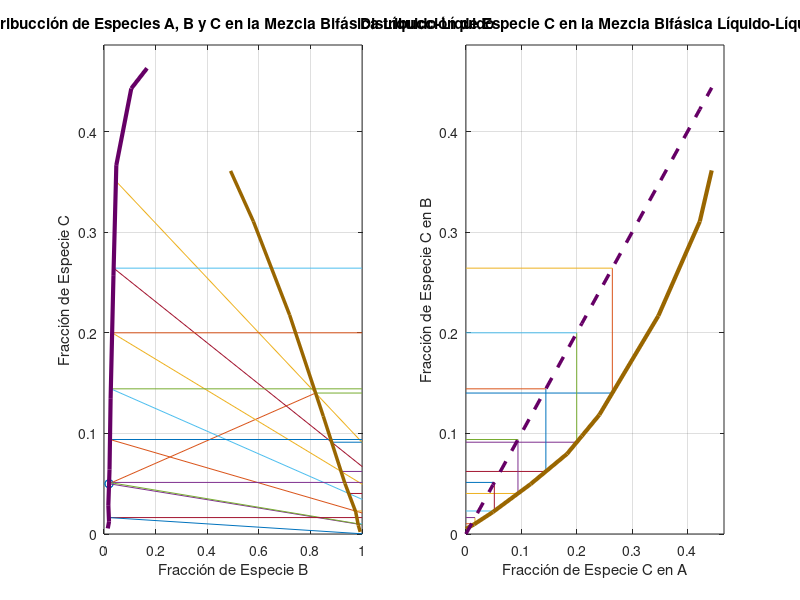

The MATLAB script that drew this image:
%{
- Título / Title: 
     Extracción Líquido-Líquido con Flujo Paralelo y en Contracorriente / Liquid-Liquid Extraction with Parallel Flow and Counterflow
- Fecha de Creación / Creation Date: 
     24 de enero de 2024 / January 24th, 2024
- Fecha de Última Edición / Last Edition Date:
     24 de enero de 2024 / January 24th, 2024
- Creado por / Created by:
     Priscilla Guerrero
%}


% Datos:
     % Fase mayoritaria en A:
     VBenA = [0.014615443 0.019440585 0.016834146 0.021379258 0.025579717 0.036608614 0.047755986 0.105690006 0.1666182]; % Eje X
     VCenA = [0.005560223 0.012189408 0.02869775 0.063960063 0.134463149 0.256758431 0.366939696 0.443186102 0.463278297]; % Eje Y
     % Fase mayoritaria en B:
     VBenB = [0.4903551 0.578866307 0.719140091 0.849709738 0.933492735 0.975335767 0.985244542 0.992643812]; % Eje X
     VCenB = [0.361180221 0.310909345 0.217914957 0.117168568 0.050357039 0.021907008 0.0087348 0.002159467]; % Eje Y
     % Distribución de C:
     VCenAeq = [0 0.014626213 0.048736093 0.116923541 0.182644566 0.209365946 0.24094478 0.347561041 0.422436912 0.443945416]; % Eje X
     %VCenBeq = [0 0.014626213 0.048736093 0.116923541 0.182644566 0.209365946 0.24094478 0.347561041 0.422436912 0.443945416];
     VCenBeq = [0.005105173 0.009574892 0.021839693 0.049673118 0.079698321 0.097437182 0.118501406 0.216988702 0.310930886 0.36168643]; % Eje Y

     Sistema = "Contracorriente";

switch(Sistema)
     case "Paralelo"

% 1. CONSIDERACIONES INICIALES:
     % Composiciones:
          FF = 200; xFA = 0.5; xFB = 0.05; xFC = 1 - xFA - xFB; FFA = FF * xFA; FFB = FF * xFB; FFC = FF * xFC; % Flujo Alimentación Muestra
          FS = 100; xSA = 0.01; xSB = 0.98; xSC = 1 - xSA - xSB; FSA = FS * xSA; FSB = FS * xSB; FSC = FS * xSC; % Flujo Alimentación Solvente
          FM = FF + FS; FMA = FFA + FSA; FMB = FFB + FSB; FMC = FFC + FSC; xMA = FMA / FM; xMB = FMB / FM; xMC = 1 - xMA - xMB; % Flujo Mezcla Alimentación
% 2. ESTABLECIMIENTO DE CICLO DE CONTEO DE ETAPAS
     %{
          Descripción del Procedimiento:
          1. Definir valores iniciales de F y S, para luego calcular M.
          2. Encontrar el equilibrio
               2a. Tomar valor máximo en X del equilibrio y ubicarlo en la recta de 45°.
               2b. Buscar intervalo de equilibrio apropiado sobre el eje X.
               2c. Determinar el respectivo valor sobre el equilibrio.
               2d. Buscar intervalo de distribución apropiado para el valor de la recta de 45° con respecto a la izquierda del domo.
               2e. Determinar el respectivo valor sobre la izquierda del domo
               2f. Buscar intervalo de distribución apropiado para el valor de la curva de equilibrio con respecto a la derecha del domo.
               2g. Determinar el respectivo valor sobre la derecha del domo
               2h. Determinar la ecuación de la recta entre los cortes de ambos lados.
               2i. Verificar que M se encuentre dentro de una tolerancia apropiada.
               2j. Continuar verificando haciendo decrementos moderados del valor y repetir desde el Paso 2b.
          3. Resolver el sistema de ecuaciones y determinar E y R:
          4. Calcular M para la siguiente etapa:
     %}
          

          Tol = 0.00005;
          Intentos = 100000; Incremento = 0.0001;
          Etapas = 10;
          j = 0;
%__________________________________________________________________________________________________
     while j < Etapas
          % Paso 2a: Valor sobre Recta de 45°
          Error = 1; k = 1;
          xa = min([max(VCenA), max(VCenB), max(VCenAeq), max(VCenBeq)] * 0.95); ya = xa;

          while Error > Tol
          % Paso 2b: Buscar intervalo en el equilibrio
               xa = xa - Incremento; ya = xa;
     
               for i = 1 : length(VCenAeq) - 1
                    if VCenAeq(length(VCenAeq) - i + 1) > xa && VCenAeq(length(VCenAeq) - i) < xa
          
               % Paso 2c: Ubicar valor de Recta de 45° sobre el equilibrio
                    % Ecuación de la Recta:
                    xb1 = VCenAeq(length(VCenAeq) - i); xb2 = VCenAeq(length(VCenAeq) - i + 1);
                    yb1 = VCenBeq(length(VCenBeq) - i); yb2 = VCenBeq(length(VCenBeq) - i + 1);
                    Mb = (yb2 - yb1) / (xb2 - xb1); Bb = yb1 - Mb * xb1;
                    % (Y - Y1) = m * (X - X1) -> -> Y  = m * X + (Y1 - m * X1)
                    Linab = @(x) Mb * x + Bb;
                    xb = xa; yb = Linab(xb);         
                    end
               end
     
               % Paso 2d: Buscar intervalo desde Recta de 45° a Curva de la Izquierda
               for i = 1 : length(VCenA) - 1
                    if VCenA(length(VCenA) - i + 1) > ya && VCenA(length(VCenA) - i) < ya
                    
               % Paso 2e: Ubicar valor de Recta de 45° sobre la izquierda del domo:
                    % Ecuación de la Recta:
                    xc1 = VBenA(length(VBenA) - i); xc2 = VBenA(length(VBenA) - i + 1);
                    yc1 = VCenA(length(VCenA) - i); yc2 = VCenA(length(VCenA) - i + 1);
                    Mc = (yc2 - yc1) / (xc2 - xc1); Bc = yc1 - Mc * xc1;
                    % (Y - Y1) = m * (X - X1) -> -> Y  = m * X + (Y1 - m * X1) -> -> X = [Y - (Y1 - m * X1)] / m
                    Linac = @(y) (y - Bc) / Mc;
                    yc = ya; xc = Linac(yc);
                    end
               end
     
               % Paso 2f: Buscar intervalo desde Curva de Equilibrio a Curva de la Derecha
               for i = 1 : length(VCenB) - 1
                    if (VCenB(length(VCenB) - i + 1) < yb && VCenB(length(VCenB) - i) > yb) % Orden revertido requerido
          
               % Paso 2g: Ubicar valor de Curva de Equilibrio sobre la derecha del domo:
                    % Ecuación de la Recta:
                    xd1 = VBenB(length(VBenB) - i); xd2 = VBenB(length(VBenB) - i + 1);
                    yd1 = VCenB(length(VCenB) - i); yd2 = VCenB(length(VCenB) - i + 1);
                    Md = (yd2 - yd1) / (xd2 - xd1); Bd = yd1 - Md * xd1;
                    % (Y - Y1) = m * (X - X1) -> -> Y  = m * X + (Y1 - m * X1) -> -> X = [Y - (Y1 - m * X1)] / m
                    Linbd = @(y) (y - Bd) / Md;
                    yd = yb; xd = Linbd(yd);
                    end
               end
          
               % Paso 2h: Ecuación de la Recta entre Izquierda y Derecha
                    MID = (yc - yd) / (xc - xd); BID = yd - MID * xd;
                    LinID = @(x) MID * x + BID;
     
               % Paso 2i: Verificar Exactitud de la curva con el valor de x
                    yMC = LinID(xMB);
                    Error = abs(yMC - xMC);
                    
                    if k > Intentos
                         Error = 0;
                    end
                    
                    k = k + 1;
     
               end
               
               k = 1;
               
               % Gráfica:
                    subplot(1, 2, 2);
                    plot([xa, xb], [ya, yb], "Color", [0.4 0.8 0.2], "linewidth", 1.5); hold on; % Línea Vertical entre Recta de 45° (xa, ya) y Curva de Equilibrio (xb, yb)
                    plot([0, xa], [ya, yc], "Color", [1.0 0.2 0.6], "linewidth", 1.5); hold on; % Línea Horizontal entre Recta de 45° (xa, ya) y Domo Izquierdo (xc, yc)
                    plot([0, xb], [yb, yd], "Color", [1.0 0.8 0.2], "linewidth", 1.5); hold on; % Línea Horizontal entre Curva de Equilibrio (xb, yb) y Domo Derecho (xd, yd)
                    subplot(1, 2, 1);
                    plot([xc, 1], [yc, ya], "Color", [1.0 0.2 0.6], "linewidth", 1.5); hold on; % Línea Horizontal entre Recta de 45° (xa, ya) y Domo Izquierdo (xc, yc)
                    plot([xd, 1], [yd, yb], "Color", [1.0 0.8 0.2], "linewidth", 1.5); hold on; % Línea Horizontal entre Curva de Equilibrio (xb, yb) y Domo Derecho (xd, yd)
                    plot([xc, xd], [yc, yd], "Color", [0.4 0.8 0.2], "linewidth", 1.5); hold on; % Línea en el Interior del Domo entre los dos equilibrios
                    plot([xc, xSB], [yc, xSC], "Color", [0.0 0.4 0.0], "linewidth", 1.5); hold on; % Línea desde Domo Izquierdo (xc, yc) y punto de solvente

     % PASO 3:
          % (xc, yc): (B en Refinado, C en Refinado) / (xd, yd): (B en Extracto, C en Extracto)
          xRB = xc; xRC = yc; xRA = 1 - xRB - xRC; xEB = xd; xEC = yd; xEA = 1 - xEB - xEC;

          % Sistema de ecuaciones:
               % FMA = xRA * FR + xEA * FE / FMB = xRB * FR + xEB * FE / FMC = xRC * FR + xEC * FE
               % FR = -(xEA * FE) / xRA + FMA / xRA <= => Y = P * X + Q 
               % Y = m1 * X + b1; Y = m2 * X + b2 -> -> Y = Y -> -> m1 * X + b1 = m2 * X + b2 -> -> X = - (b1 - b2) / (m1 - m2)
               
          PA = -xEA / xRA; QA = FMA / xRA; EcA = @(X) PA * X + QA; 
          PB = -xEB / xRB; QB = FMB / xRB; EcB = @(X) PB * X + QB; 
          PC = -xEC / xRC; QC = FMC / xRC; EcC = @(X) PC * X + QC; 

          SolAB = -(QA - QB) / (PA - PB); SolAC = -(QA - QC) / (PA - PC); SolBC = -(QB - QC) / (PB - PC); PromSol = (SolAB + SolAC + SolBC) / 3;

          FE = PromSol; FEA = FE * xEA; FEB = FE * xEB; FEC = FE * xEC;
          FR = FM - FE; FRA = FR * xRA; FRB = FR * xRB; FRC = FR * xRC;
     % Recoger Información: Etapa, FM, FMA, XMA, FMB, XMB, FMC, XMC, FE, FEA, XEA, FEB, XEB, FEC, XEC, FR, FRA, XRA, FRB, XRB, FRC, XRC
          FilaInfo(j + 1, :) = [j + 1, FM, FMA, xMA, FMB, xMB, FMC, xMC, FE, FEA, xEA, FEB, xEB, FEC, xEC, FR, FRA, xRA, FRB, xRB, FRC, xRC];

     % Paso 4: Repetir
          FS = 100; xSA = 0.01; xSB = 0.98; xSC = 1 - xSA - xSB; FSA = FS * xSA; FSB = FS * xSB; FSC = FS * xSC; % Flujo Alimentación Solvente
          FMA = FSA + FRA; FMB = FSB + FRB; FMC = FSC + FRC; FM = FMA + FMB + FMC; xMA = FMA / FM; xMB = FMB / FM; xMC = FMC / FM;

          j = j + 1; xa = 0; ya = 0; xb = 0; yb = 0; xc = 0; yc = 0; xd = 0; yd = 0; Error = 1;
     
     end


% 3. ENTREGA DE INFORMACIÓN:
     % Primera Gráfica: Concentración de Especie B (x) vs Concentración de Especie C (y)
          Amp = 1.05;
          % Detalles Globales:
          subplot(1, 2, 1); hold on; axis([0 1 0 max([max(VCenA), max(VCenB), max(VCenBeq)]) * Amp]); hold on;
          xlabel("Fracción de Especie B"); ylabel("Fracción de Especie C"); hold on;
          title("Distribucción de Especies A, B y C en la Mezcla Bifásica Líquido-Líquido"); grid on; hold on;
          % Gráfica de Equilibrio:        
          plot(VBenA, VCenA, "Color", [0.4 0.0 0.4], "linewidth", 3); hold on; % Curva de Distribución en Mayoritaria de A (Púrpura)
          plot(VBenB, VCenB, "Color", [0.6 0.4 0.0], "linewidth", 2.5); hold on; % Curva de Distribución en Mayoritaria de B (Marrón)
          % Detalles Adicionales
          plot(FilaInfo(:, 6), FilaInfo(:, 8), "o", "Color", [0.0 0.0 0.0], "linewidth", 3); hold on; % Puntos M
          plot([xFB, xSB], [xFC, xSC], "Color", [0.0 0.4 0.0], "linewidth", 1.5); hold on; % Recta Alimentación - Solvente

     % Segunda Gráfica: Concentración de Especie C en A (x) vs Concentración de Especie C en B (y)
          % Detalles Globales:
          subplot(1, 2, 2); hold on; axis([0 max(VCenAeq) * Amp 0 max([max(VCenA), max(VCenB), max(VCenBeq)]) * Amp]); hold on;
          xlabel("Fracción de Especie C en A"); ylabel("Fracción de Especie C en B"); hold on;
          title("Distribucción de Especie C en la Mezcla Bifásica Líquido-Líquido"); grid on; hold on;
          % Gráfica de Equilibrio:        
          plot(VCenAeq, VCenBeq, "Color", [0.6 0.4 0.0], "linewidth", 3); hold on; % Curva de Equilibrio (Marrón)
          plot(VCenAeq, VCenAeq, "--", "Color", [0.4 0 0.4], "linewidth", 2.5); hold on; % Línea de 45° (Púrpura)
          
     % Tabla:
     Tabla = ["Etapa", "FM", "FMA", "XMA", "FMB", "XMB", "FMC", "XMC", "FE", "FEA", "XEA", "FEB", "XEB", "FEC", "XEC", "FR", "FRA", "XRA", ...
               "FRB", "XRB", "FRC", "XRC";
               FilaInfo];
     disp(Tabla)









     case "Contracorriente"

% 1. CONSIDERACIONES GENERALES
     % Composiciones:
          FF = 200; xFA = 0.6; xFB = 0.05; xFC = 1 - xFA - xFB; FFA = FF * xFA; FFB = FF * xFB; FFC = FF * xFC; % Flujo Alimentación Muestra
          FS = 400; xSA = 0.01; xSB = 0.98; xSC = 1 - xSA - xSB; FSA = FS * xSA; FSB = FS * xSB; FSC = FS * xSC; % Flujo Alimentación Solvente
          FM = FF + FS; FMA = FFA + FSA; FMB = FFB + FSB; FMC = FFC + FSC; xMA = FMA / FM; xMB = FMB / FM; xMC = 1 - xMA - xMB;  % Flujo Mezcla Global
          xRnpA = 0; xRnpB = 0; xRnpC = 0.05;

% 2. ESTABLECIMIENTO DE CICLO DE CONTEO DE ETAPAS
%{
     1. Caracterizar el estado Rnp
     2. Establecer la ecuación de recta global (RNP - M - E1)
     3. Buscar el intervalo en el domo de la derecha apropiado para determinar el valor de E1.
     4. Establecer ecuaciones de recta F - E1 - DeltaR y RNP - S - DeltaR
     5. Determinar el valor de Delta R
     6. Transporte desde E1 hasta curva de equilibrio
     7. Tomar valor en recta de 45°
     8. Transporte desde 45° hasta domo izquierdo
     9. Recta Pivote desde domo izquierdo hasta DeltaR
     10. Determinar E2 y continuar

%}

% PASO 1:
     for i = 1 : length(VCenA) - 1
          if VCenA(length(VCenA) - i + 1) > xRnpC && VCenA(length(VCenA) - i) < xRnpC
               xa1 = VBenA(length(VBenA) - i + 1); xa2 = VBenA(length(VBenA) - i); 
               ya1 = VCenA(length(VCenA) - i + 1); ya2 = VCenA(length(VCenA) - i); 
               Ma = (ya2 - ya1) / (xa2 - xa1); Ba = ya1 - Ma * xa1; LinNP = @(y) (y - Ba) / Ma;
               % (Y - Y1) = m * (X - X1) -> -> Y  = m * X + (Y1 - m * X1) -> -> X = [Y - (Y1 - m * X1)] / m 
               xRnpB = LinNP(xRnpC); xRnpA = 1 - xRnpB - xRnpC;
               subplot(1, 2, 1)
               plot([xRnpB xRnpB], [xRnpC xRnpC], "o"); hold on;
          end
     end
     
% PASO 2:
     x1Lin1 = xRnpB; y1Lin1 = xRnpC; x2Lin1 = xMB; y2Lin1 = xMC;
     MLin1 = (y2Lin1 - y1Lin1) / (x2Lin1 - x1Lin1); BLin1 = y2Lin1 - MLin1 * x2Lin1; Lin1 = @(x) MLin1 * x + BLin1;

% PASO 3:
     for i = 1 : length(VCenB) - 1
          x1CorE1 = VBenB(length(VBenB) - i + 1); x2CorE1 = VBenB(length(VBenB) - i); 
          y1CorE1 = VCenB(length(VCenB) - i + 1); y2CorE1 = VCenB(length(VCenB) - i); 
          MCorE1 = (y2CorE1 - y1CorE1) / (x2CorE1 - x1CorE1); BCorE1 = y2CorE1 - MCorE1 * x2CorE1; LinCorE1 = @(x) MCorE1 * x + BCorE1; %@(y) (y - Ba) / Ma;
          
          x3CorE1 = -(BCorE1 - BLin1) / (MCorE1 - MLin1);

          if VBenB(length(VBenB) - i + 1) > x3CorE1 && x3CorE1 > VBenB(length(VBenB) - i)
               x3CorE1T = x3CorE1;
               y3CorE1T = LinCorE1(x3CorE1T);
          end
     end

         plot([xRnpB x3CorE1T], [xRnpC y3CorE1T]); hold on; % Recta     % plot([0 1], [xMC xMC]); hold on; plot([xMB xMB], [0 1]); hold on;

% PASO 4:
     % Recta F-E1-DeltaR
     x1FE1DR = xFB; y1FE1DR = xFC; x2FE1DR = x3CorE1T; y2FE1DR = y3CorE1T;
     MFE1DR = (y2FE1DR - y1FE1DR) / (x2FE1DR - x1FE1DR); BFE1DR = y1FE1DR - MFE1DR * x1FE1DR; LinFE1R = @(x) MFE1DR * x + BFE1DR;
     % (Y - Y1) = m * (X - X1) -> -> Y  = m * X + (Y1 - m * X1) -> -> X = [Y - (Y1 - m * X1)] / m 

     % Recta Rnp-S-DeltaR
     x1RnpSDR = xRnpB; y1RnpSDR = xRnpC; x2RnpSDR = xSB; y2RnpSDR = xSC;
     MRnpSDR = (y2RnpSDR - y1RnpSDR) / (x2RnpSDR - x1RnpSDR); BRnpSDR = y1RnpSDR - MRnpSDR * x1RnpSDR; LinRnpSDR = @(x) MRnpSDR * x + BRnpSDR;

% PASO 5:
     % Delta R
     xDR = -(BRnpSDR - BFE1DR) / (MRnpSDR - MFE1DR);
     yDR = LinRnpSDR(xDR);

     plot([xFB x3CorE1T xDR], [xFC y3CorE1T yDR]); hold on;
     plot([xRnpB xSB xDR], [xRnpC xSC yDR]); hold on;

% PASO 6:
          xa = x3CorE1T; ya = y3CorE1T;
          yd = 1;
k = 1;
     while yd > xRnpC && k < 50
          for i = 1 : length(VCenBeq) - 1
               if VCenBeq(length(VCenBeq) - i + 1) > ya && ya > VCenBeq(length(VCenBeq) - i)
                    xb1 = VCenAeq(length(VCenAeq) - i); yb1 = VCenBeq(length(VCenBeq) - i);
                    xb2 = VCenAeq(length(VCenAeq) - i + 1); yb2 = VCenBeq(length(VCenBeq) - i + 1);
                    Mb = (yb2 - yb1) / (xb2 - xb1); Bb = yb1 - Mb * xb1; Linb = @(y) (y - Bb) / Mb;

                    yb = ya; xb = Linb(yb);
                    subplot(1, 2, 1)
                    plot([xa, 1], [ya ya]); hold on;
                    subplot(1, 2, 2)
                    plot([0, xb], [ya yb]); hold on;
               end
          end

% PASO 7:
     xc = xb; yc = xc;
     plot([xc, xc], [yb yc]); hold on;

% PASO 8:
     for i = 1 : length(VCenA) - 1
          if VCenA(length(VCenA) - i + 1) > yc && yc > VCenA(length(VCenA) - i)
               xd1 = VBenA(length(VBenA) - i + 1); yd1 = VCenA(length(VCenA) - i + 1);
               xd2 = VBenA(length(VBenA) - i); yd2 = VCenA(length(VCenA) - i);
               Md = (yd2 - yd1) / (xd2 - xd1); Bd = yd1 - Md * xd1; Lind = @(y) (y - Bd) / Md;

               yd = yc; xd = Lind(yd);
               subplot(1, 2, 2)
               plot([0, xc], [yc yd]); hold on;
               subplot(1, 2, 1)
               plot([xd, 1], [yd yd]); hold on;
                    
          end
     end

% PASO 9:
     subplot(1, 2, 1)
     plot([xd, xDR], [yd yDR]); hold on;
     MIzDr = (yd - yDR) / (xd - xDR); BIzDr = yd - MIzDr * xd; LinIzDr = @(x) MIzDr * x + BIzDr;

% PASO 10:
     for i = 1 : length(VCenB) - 1
          xe1 = VBenB(length(VBenB) - i + 1); ye1 = VCenB(length(VCenB) - i + 1);
          xe2 = VBenB(length(VBenB) - i); ye2 = VCenB(length(VCenB) - i);
          Me = (ye2 - ye1) / (xe2 - xe1); Be = ye2 - Me * xe2; Lin_e = @(x) Me * x + Be; % Para evitar "Line" y generar errores ksksks

          xeCor = -(Be - BIzDr) / (Me - MIzDr);     

          if VBenB(length(VCenB) - i + 1) > xeCor && xeCor > VBenB(length(VCenB) - i)
               xeCorT = xeCor;
               yeCorT = Lin_e(xeCorT);
          end
     end

          xa = xeCorT; ya = yeCorT;

          k = k + 1;
     end
     %subplot(1, 2, 1) %plot([xd xeCorT], [yd yeCorT])

     

% 3. ENTREGA DE INFORMACIÓN
     % Primera Gráfica: Concentración de Especie B (x) vs Concentración de Especie C (y)
          Amp = 1.05;
          % Detalles Globales:
          subplot(1, 2, 1); hold on; axis([0 1 0 max([max(VCenA), max(VCenB), max(VCenBeq)]) * Amp]); hold on;
          xlabel("Fracción de Especie B"); ylabel("Fracción de Especie C"); hold on;
          title("Distribucción de Especies A, B y C en la Mezcla Bifásica Líquido-Líquido"); grid on; hold on;
          % Gráfica de Equilibrio:        
          plot(VBenA, VCenA, "Color", [0.4 0.0 0.4], "linewidth", 3); hold on; % Curva de Distribución en Mayoritaria de A (Púrpura)
          plot(VBenB, VCenB, "Color", [0.6 0.4 0.0], "linewidth", 2.5); hold on; % Curva de Distribución en Mayoritaria de B (Marrón)

     % Segunda Gráfica: Concentración de Especie C en A (x) vs Concentración de Especie C en B (y)
          % Detalles Globales:
          subplot(1, 2, 2); hold on; axis([0 max(VCenAeq) * Amp 0 max([max(VCenA), max(VCenB), max(VCenBeq)]) * Amp]); hold on;
          xlabel("Fracción de Especie C en A"); ylabel("Fracción de Especie C en B"); hold on;
          title("Distribucción de Especie C en la Mezcla Bifásica Líquido-Líquido"); grid on; hold on;
          % Gráfica de Equilibrio:        
          plot(VCenAeq, VCenBeq, "Color", [0.6 0.4 0.0], "linewidth", 3); hold on; % Curva de Equilibrio (Marrón)
          plot(VCenAeq, VCenAeq, "--", "Color", [0.4 0 0.4], "linewidth", 2.5); hold on; % Línea de 45° (Púrpura)







end
